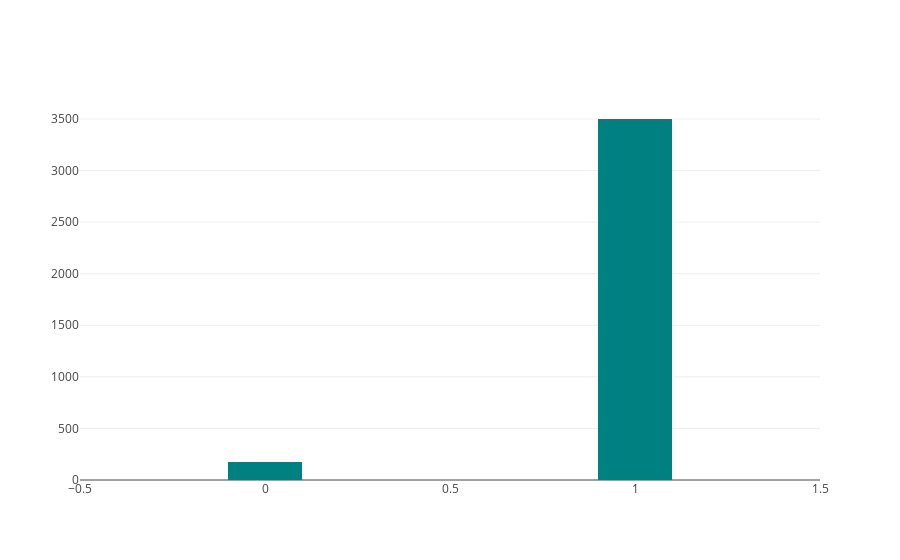

Notebook code for this chart:
### Code cell
#from plotly.offline import init_notebook_mode, iplot
#from plotly.graph_objs import *
#init_notebook_mode(connected=True) 

emergency = [go.Bar(x=emergency_count['EmergencyServices'],
               y=emergency_count['NumberofHospitals'], width = [0.2, 0.2], marker=dict(color='teal'))]
iplot(emergency)
# most hospitals have emergency services

### Figure 1 — Plotly figure (JSON) as saved in the notebook; plotly's stock layout.template omitted (floating-point values rounded to 4 significant figures)
{"data": [{"marker": {"color": "teal"}, "type": "bar", "uid": "2881f2d4-14b2-44cf-a1b1-79401dc04871", "width": [0.2, 0.2], "x": [1, 0], "y": [3500, 175]}], "layout": {}}
